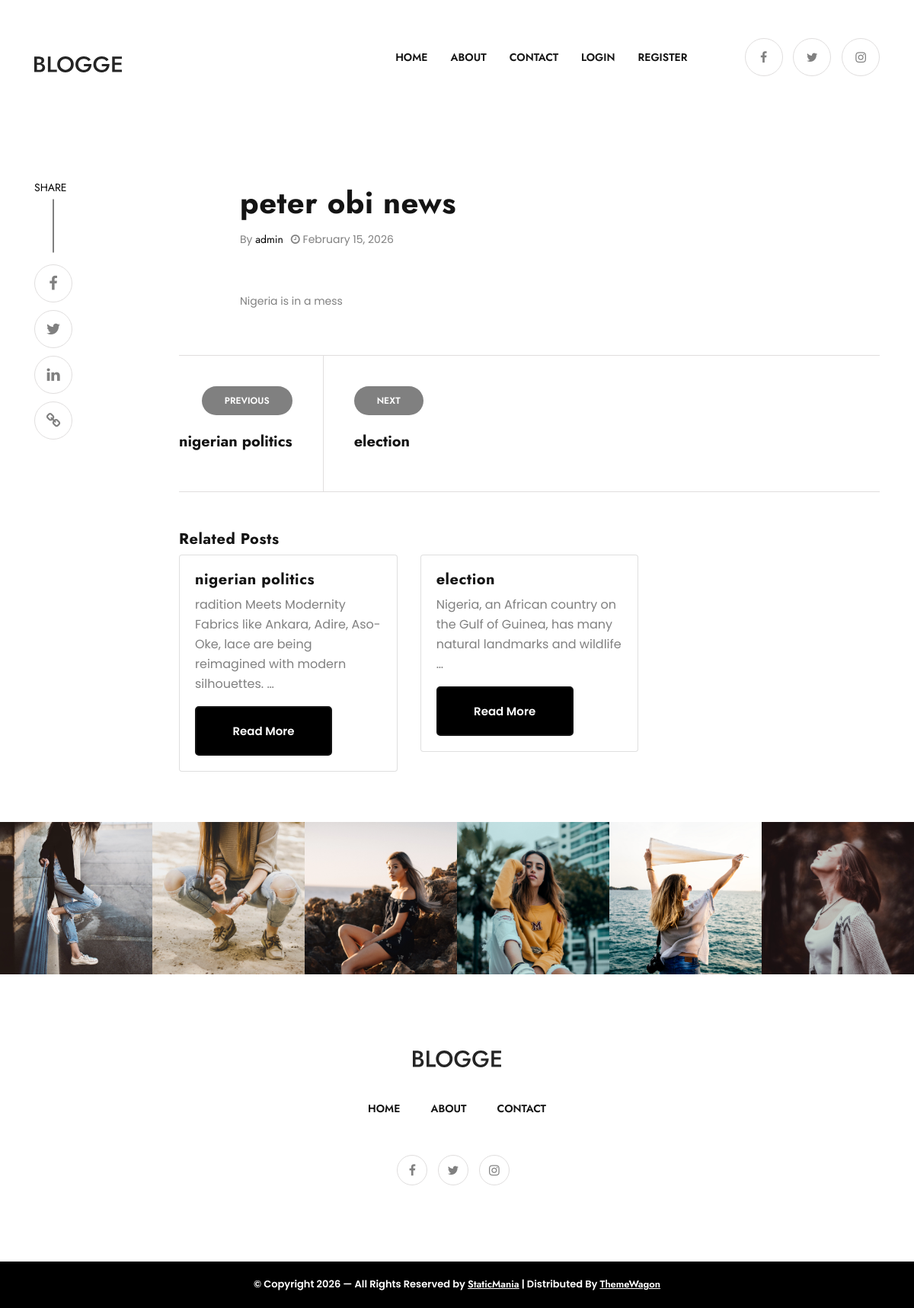
The app's page /postDetails/7/ with its own data.
### insta/models.py (models this page shows, shortened)
class Post(models.Model):
    STATUS = [
        ('draft', 'Draft'),
        ('pending', 'Pending'),
        ('approved', 'Approved'),
    ]
    title = models.CharField(max_length=256)
    body = RichTextUploadingField()
    created_at = models.DateField(auto_now_add=True)
    author = models.ForeignKey(User, on_delete=models.CASCADE)
    featured = models.BooleanField(default=False)
    category = models.ForeignKey(Categorie, on_delete=models.CASCADE)
    status = models.CharField(
        max_length=20,
        choices=STATUS,
        default='draft'
    )
    img = models.ImageField(
        upload_to='post',
        default='post/default.jpg',
        null=True
    )

### insta/views.py (the view)
# urls.py: path('postDetails/<int:pk>/', views.postDetails, name='postDetails'),
def postDetails(request, pk):
    post = get_object_or_404(Post, pk=pk)
    related_posts = Post.objects.filter(
        category=post.category
    ).exclude(id=post.id)[:3]   # limit to 3
    return render(request, 'insta/detail_post.html', {  # <--- change here
        'post': post,
        'related_posts': related_posts
    })

### insta/templates/insta/detail_post.html (shortened to what this page needs)
{% extends "insta/base.html" %}
{% load static %}
{% block content %}
<section class="blog-single">
  <div class="container">
    <div class="row">
      <div class="col-lg-2 order-2 order-lg-1">
  <div class="share-now">
    <a href="#" class="scrol">Share</a>
    <div class="sociel-icon">
      <ul>
        <li>
          <a href="https://www.facebook.com/sharer/sharer.php?u={{ request.build_absolute_uri }}" target="_blank">
            <i class="fa fa-facebook"></i>
          </a>
        </li>
        <li>
          <a href="https://twitter.com/intent/tweet?url={{ request.build_absolute_uri }}&text={{ post.title }}" target="_blank">
            <i class="fa fa-twitter"></i>
          </a>
        </li>
        <li>
          <a href="https://www.linkedin.com/sharing/share-offsite/?url={{ request.build_absolute_uri }}" target="_blank">
            <i class="fa fa-linkedin"></i>
          </a>
        </li>
        <li>
          <a href="#" onclick="copyLink(event)">
            <i class="fa fa-link"></i>
          </a>
        </li>
      </ul>
    </div>
  </div>
</div>
      <div class="col-lg-10 order-1 order-lg-2">
        <article class="single-blog">
          <h2 class="title">{{ post.title }}</h2>
          <ul class="meta">
            <li>By <a href="#">{{ post.author }}</a></li>
            <li>
              <i class="fa fa-clock-o"></i>
              {{ post.created_at|date:"F j, Y" }}
            </li>
          </ul>
          <div class="post-content">
    {{ post.body|safe }}
               </div>
        </article>
        <div class="blog-single-presentation">
          <ul>
            {% if post.get_previous_by_created_at %}
              <li>
                <a href="{% url 'postDetails' post.get_previous_by_created_at.id %}" class="tag">Previous</a>
                <a href="{% url 'postDetails' post.get_previous_by_created_at.id %}" class="title">
                  {{ post.get_previous_by_created_at.title }}
                </a>
              </li>
            {% endif %}
            {% if post.get_next_by_created_at %}
              <li>
                <a href="{% url 'postDetails' post.get_next_by_created_at.id %}" class="tag">Next</a>
                <a href="{% url 'postDetails' post.get_next_by_created_at.id %}" class="title">
                  {{ post.get_next_by_created_at.title }}
                </a>
              </li>
            {% endif %}
          </ul>
        </div>
   <div class="related-posts mt-5">
  <h3>Related Posts</h3>
  <div class="row">
    {% for item in related_posts %}
      <div class="col-md-4">
        <div class="card mb-3">
          <div class="card-body">
            <h5>{{ item.title }}</h5>
            <p>{{ item.body|truncatewords:15 }}</p>
            <a href="{% url 'postDetails' item.id %}" class="btn btn-sm btn-primary">
              Read More
            </a>
          </div>
        </div>
      </div>
    {% empty %}
      <p>No related posts found.</p>
    {% endfor %}
  </div>
</div>
      </div>
    </div>
  </div>
</section>
{% endblock content %}

### records on screen
Post: title "peter obi news", author "admin", created_at "February 15, 2026", body "Nigeria is in a mess", get_previous_by_created_at "nigerian politics", get_next_by_created_at "election"
Post: title "nigerian politics", body "radition Meets Modernity Fabrics like Ankara, Adire, Aso-Oke, lace are being reimagined with modern silhouettes. …"
Post: title "election", body "Nigeria, an African country on the Gulf of Guinea, has many natural landmarks and wildlife …"
